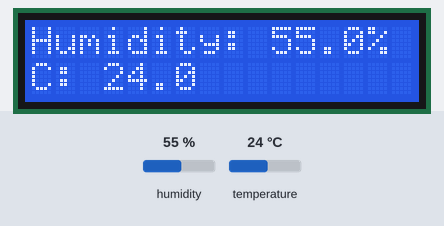
Recording of a sketch running on a simulated Arduino Uno, built with avr-gcc and run on an emulated ATmega328P. On the bench: 16×2 character LCD. Inputs (shaded band) come from the test bench; at power-on: humidity 55 %, temperature 24 °C. Random numbers use the default seed unless the sketch sets one; what the sketch prints to the serial monitor is not drawn.

Above: at 1.2 s.
1.3 s: humidity set to 88 %
At 9.4 s:
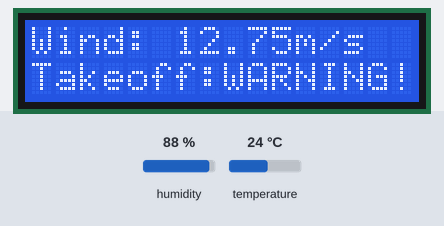
13.2 s: temperature set to 12 °C
At 18.6 s:
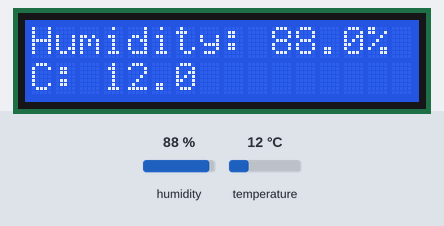
22.6 s: humidity set to 82 %
At 25.1 s:
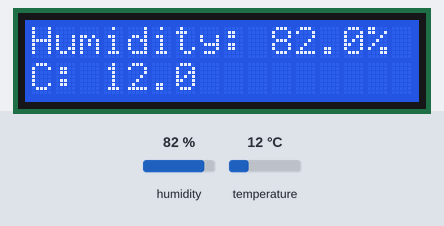
29.3 s: humidity set to 79 %
At 34.2 s:
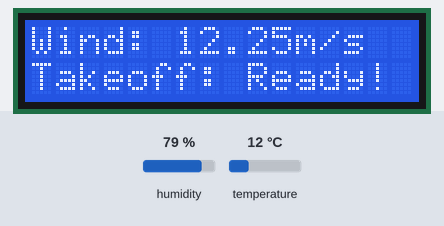
36.0 s: temperature set to 19 °C
At 36.9 s:
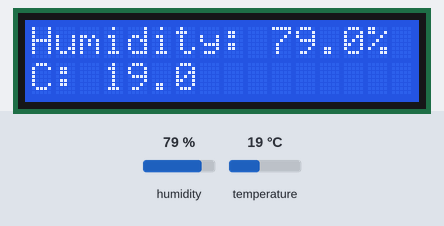
Timing chart, 0 to 39.0 s (numbered marks = the images above; inputs shaded):
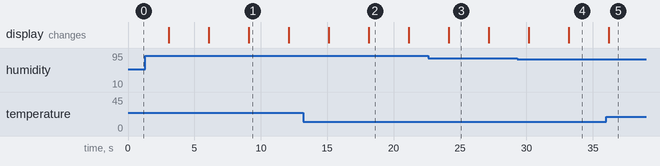

Measured:
- the behaviour switches between 81 and 80 % on humidity (found by bisection; images 3 and 4)
- what the display in image 1 shows lasts 3.0 s, from 9.1 s to 12.1 s

The sketch:

DHT22_and_MELT_LCD.ino
```cpp
#include <LiquidCrystal.h>
#include <DHT.h>
#define DHTPIN 2
#define DHTTYPE DHT22

constexpr uint8_t PIN_RS = 6;
constexpr uint8_t PIN_EN = 7;
constexpr uint8_t PIN_DB4 = 8;
constexpr uint8_t PIN_DB5 = 9;
constexpr uint8_t PIN_DB6 = 10;
constexpr uint8_t PIN_DB7 = 11;
float humidity;
float temperature;
float wind_speed;
bool Takeoff_clearance;
String str_humidity;
String str_temperature;

LiquidCrystal lcd(PIN_RS, PIN_EN, PIN_DB4, PIN_DB5, PIN_DB6, PIN_DB7);
DHT dht(DHTPIN, DHTTYPE);

void setup() {
  Serial.begin(9600);
  Serial.println(F("DHT test!"));
  dht.begin();

  lcd.begin(16, 2);

  randomSeed(analogRead(A0));
  wind_speed = random(0, 3001) / 100.0;
}

void loop() {
  humidity = dht.readHumidity();
  temperature = dht.readTemperature();

  if (isnan(humidity) || isnan(temperature)) {
    Serial.println(F("Failed to read from DHT sensor!"));

    lcd.setCursor(0, 0);
    lcd.print("Humidity: ERROR");
    lcd.setCursor(0, 1);
    lcd.print("C: ERROR");
    return;
  }

  Serial.print(F("Humidity: "));
  Serial.print(humidity);
  Serial.print(F("%  Temperature: "));
  Serial.print(temperature);
  Serial.println(F("°C "));

  str_humidity = String(humidity);
  str_temperature = String(temperature);
  str_humidity.remove(str_humidity.length() - 1);
  str_temperature.remove(str_temperature.length() - 1);
  lcd.setCursor(0, 0);
  lcd.print("Humidity: " + str_humidity + "%");
  lcd.setCursor(0, 1);
  lcd.print("C: " + str_temperature + "\x99");
  delay(3000);
  lcd.clear();

  if (random(0, 2) == 1) {
    wind_speed += (random(0, 101) / 100.0);
  } else {
    wind_speed -= (random(0, 101) / 100.0);
  }
  if (wind_speed < 0) {
    wind_speed = 0;
  }
  if (temperature < -20 || temperature > 45 || humidity > 80 || wind_speed > 15) {
    Takeoff_clearance = false;
  } else {
    Takeoff_clearance = true;
  }

  Serial.print(F("Wind speed: "));
  Serial.print(wind_speed);
  Serial.print(F("m/s  Takeoff clearance: "));
  if (Takeoff_clearance) {
    Serial.println("Takeoff: Ready!");
  } else {
    Serial.println("Takeoff: WARNING!");
  }

  lcd.setCursor(0, 0);
  lcd.print("Wind: " + String(wind_speed) + "m/s");
  lcd.setCursor(0, 1);
  if (Takeoff_clearance) {
    lcd.print("Takeoff: Ready!");
  } else {
    lcd.print("Takeoff:WARNING!");
  }
  delay(3000);
  lcd.clear();
}
```
